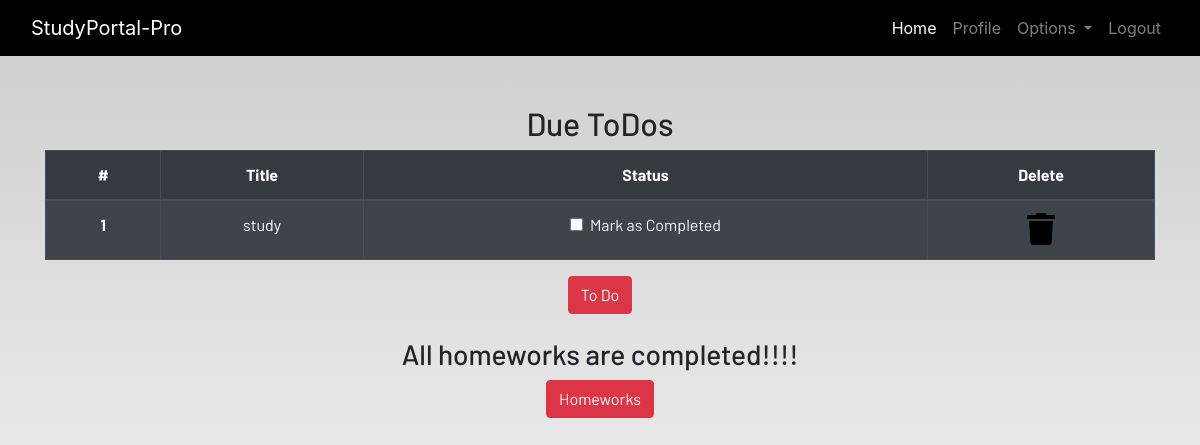
The page /profile/ (signed in) on the database as committed earlier.
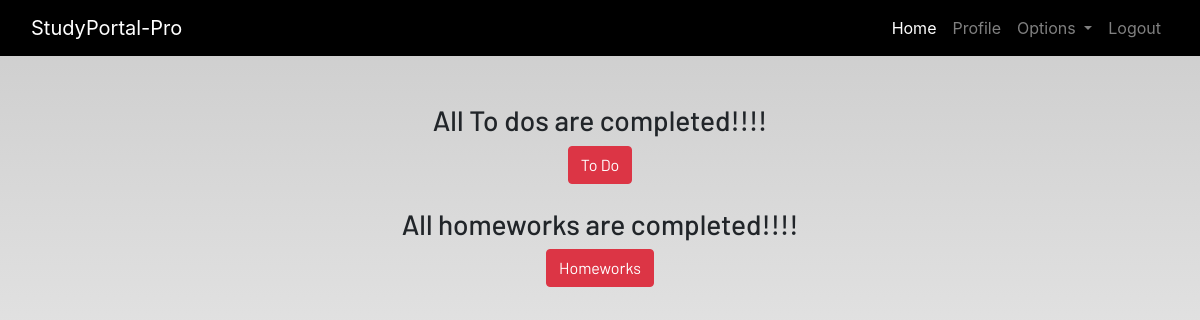
The same page on the database as committed later.
### dashboard/models.py (models this page shows, shortened)
class Todo(models.Model):
    user = models.ForeignKey(User,on_delete=models.CASCADE)
    title = models.CharField(max_length=100)
    is_finished = models.BooleanField(default=False)

### dashboard/views.py (the view)
# urls.py: path('profile/',dash_views.profile,name='profile'),
@login_required
def profile(request):
    homeworks = Homework.objects.filter(is_finished=False,user=request.user)
    todos = Todo.objects.filter(is_finished=False,user=request.user)
    if len(homeworks) == 0:
        homework_done = True
    else:
        homework_done = False
    if len(todos) == 0:
        todos_done = True
    else:
        todos_done = False
    context = {
        'homeworks' : homeworks,
        'todos' : todos,
        'homework_done' : homework_done,
        'todos_done' : todos_done
    }
    return render(request,"dashboard/profile.html",context)

### dashboard/templates/dashboard/profile.html
{% extends 'dashboard/base.html' %}
{% load static %}
{% load crispy_forms_tags%}
{% block content %}
<section class="text-center">
    <div class="container">
        {% if not todos_done %}
            <h2>Due ToDos</h2>
            <table class="table table-striped table-bordered table-hover table-dark">
                <thead>
                    <tr>
                        <th scope="col">#</th>
                        <th scope="col">Title</th>
                        <th scope="col">Status</th>
                        <th scope="col">Delete</th>
                    </tr>
                </thead>
                <tbody>
                    {% for todo in todos %}
                        <tr>
                            <th scope="row">{{forloop.counter}}</th>
                            <td>{{todo.title}}</td>
                            <td>
                                <a href="{% url 'update-todo' todo.id %}">
                                    <div class="form-check">
                                        {% if todo.is_finished == True %}
                                        <input class="form-check-input" type="checkbox" value="" checked>
                                        {%else%}
                                        <input class="form-check-input" type="checkbox" value="">
                                        {% endif %}
                                        <label class="form-check-label text-light" for="flexCheckDefault">
                                            Mark as Completed
                                        </label>
                                    </div>
                                </a>
                            </td>
                            <td><a href="{% url 'delete-todo' todo.id %}"><i class="fa fa-trash fa-2x"></i></a></td>
                        </tr>
                    {% endfor %}
            </tbody>
        </table>
        {% else %}
            <h3>All To dos are completed!!!!</h3>
        {% endif %}
            <a href="{% url 'todo' %}" class="btn btn-danger">To Do</a>
            <br><br>
        {% if not homework_done %}
            <h2>Due Homeworks</h2>
            <table class="table table-striped table-bordered table-hover table-dark">
                <thead>
                    <tr>
                        <th scope="col">#</th>
                        <th scope="col">Subject</th>
                        <th scope="col">Title</th>
                        <th scope="col">Description</th>
                        <th scope="col">Due</th>
                        <th scope="col">Status</th>
                        <th scope="col">Delete</th>
                    </tr>
                </thead>
                <tbody>
                    {% for homework in homeworks %}
                    <tr>
                        <th scope="row">{{forloop.counter}}</th>
                        <td>{{homework.subject}}</td>
                        <td>{{homework.title}}</td>
                        <td>{{homework.description}}</td>
                        <td>{{homework.due}}</td>
                        <td>
                            <a href="{% url 'update-homework' homework.id %}">
                                <div class="form-check">
                                    {% if homework.is_finished  == True %}
                                    <input class="form-check-input" type="checkbox" value="" checked>
                                    {% else %}
                                    <input class="form-check-input" type="checkbox" value="">
                                    {% endif %}
                                    <label class="form-check-label text-light" for="flexCheckDefault">
                                        Mark as Completed
                                    </label>
                                </div>
                            </a>
                        </td>
                        <td><a href="{% url 'delete-homework' homework.id %}"><i class="fa fa-trash fa-2x"></i></a></td>
                    </tr>
                    {% endfor %}
                </tbody>
            </table>
        {% else %}
            <h3>All homeworks are completed!!!!</h3>
        {% endif %}
            <a href="{% url 'homework' %}" class="btn btn-danger">Homeworks</a>
    </div>
</section>
{% endblock content %}

Rows that differ between the two databases and show on the page:
no longer on this page (row edited): Todo: title "study"
Other text that changed with them:
text no longer shown: "Due ToDos # Title Status Delete"
text now shown: "All To dos are completed!!!!"
